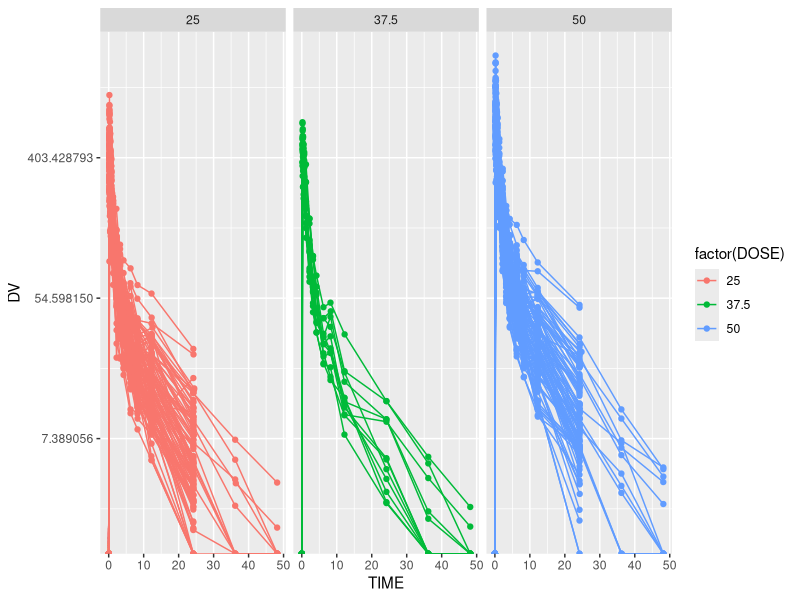
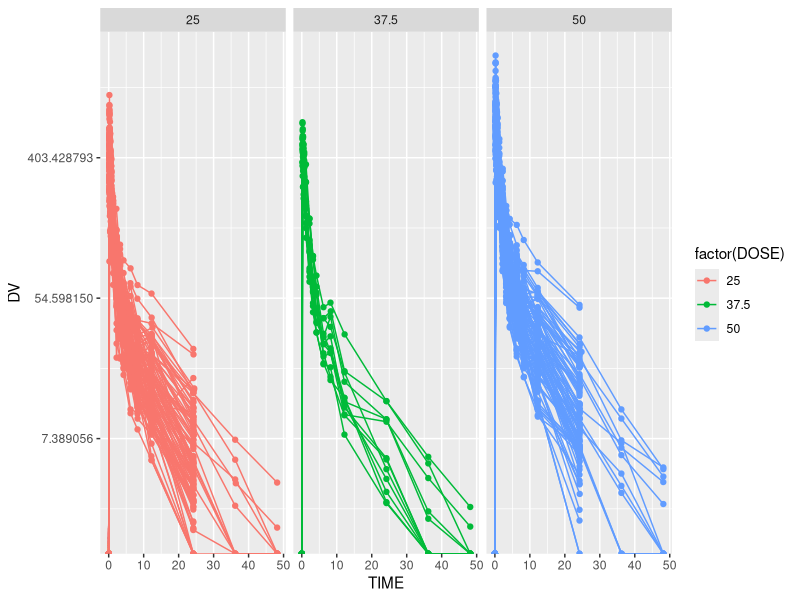

These figures' R source, in order: (Note: this script raises an error after producing the figures.)
## ---- chunk 1
#install.packages("tidyverse")
library(tidyverse)

#install.packages("ggplot2")
library(ggplot2)

#install.packages("here")
library(here)

## ---- chunk 2
#read in csv file
mavoglurant_data = read.csv(here("fitting-exercise", "Mavoglurant_A2121_nmpk.csv"))

#take a look at the structure
str(mavoglurant_data)

#summary 
summary(mavoglurant_data)
## ---- chunk 3
#generate time series figure
plot = ggplot() + geom_point(data = mavoglurant_data, aes(x = TIME, y = DV, group = ID, col = factor(DOSE))) + geom_line(data = mavoglurant_data, aes(x = TIME, y = DV, group = ID, col = factor(DOSE))) + facet_wrap(~ DOSE) +
  scale_y_continuous(trans = "log")
plot

# Save Figure
figure_file = here("fitting-exercise", "figures", "time_series.png")
ggsave(filename = figure_file, plot=plot) 
## ---- chunk 4
#| label: fig-time-series
#| fig-cap: "Initial visualization of DV time series per patient after administration of varying dosages of Mavoglurant."
#| echo: FALSE
knitr::include_graphics(here("fitting-exercise","figures","time_series.png"))
## ---- chunk 5
#filter dataframe for observations after first administration of mavoglurant only
mavoglurant_data = mavoglurant_data %>%
  dplyr::filter(OCC = 1) # keep OCC = 1 observations

#note that I am trying to get into the habit of referencing a package each time I use a function derived from it, i.e dplyr::filter(). It's a challenge to remember to do so, but it will be worth it!
## ---- chunk 6
#list to store time series lengths by dose
series_lengths = list()
for(i in 1:length(levels(factor(mavoglurant_data$DOSE)))){
  
  lengths = mavoglurant_data %>%
    filter(DOSE == levels(factor(mavoglurant_data$DOSE))[i]) %>%
    group_by(ID) %>%
    count() %>%
    pull(n)

  series_lengths[[i]] = lengths
}

df = data.frame(lengths = c(series_lengths[[1]], series_lengths[[2]], series_lengths[[3]]),
                dose = c(rep("25", length(series_lengths[[1]])), rep("37.5", length(series_lengths[[2]])), rep("50", length(series_lengths[[3]]))))

plot = ggplot() + geom_boxplot(data = df, aes(x = dose, y = lengths, fill = factor(dose))) #filling in boxplots looks cooler than outlining htem, in my opinion!

# Save Figure
figure_file = here("fitting-exercise", "figures", "time_series_lengthsbydose.png")
ggsave(filename = figure_file, plot=plot) 


## ---- chunk 7
#| label: fig-time-series-lengthsbydose
#| fig-cap: "Boxplot of lengths of time series of participants by dose."
#| echo: FALSE
knitr::include_graphics(here("fitting-exercise","figures","time_series_lengthsbydose.png"))
